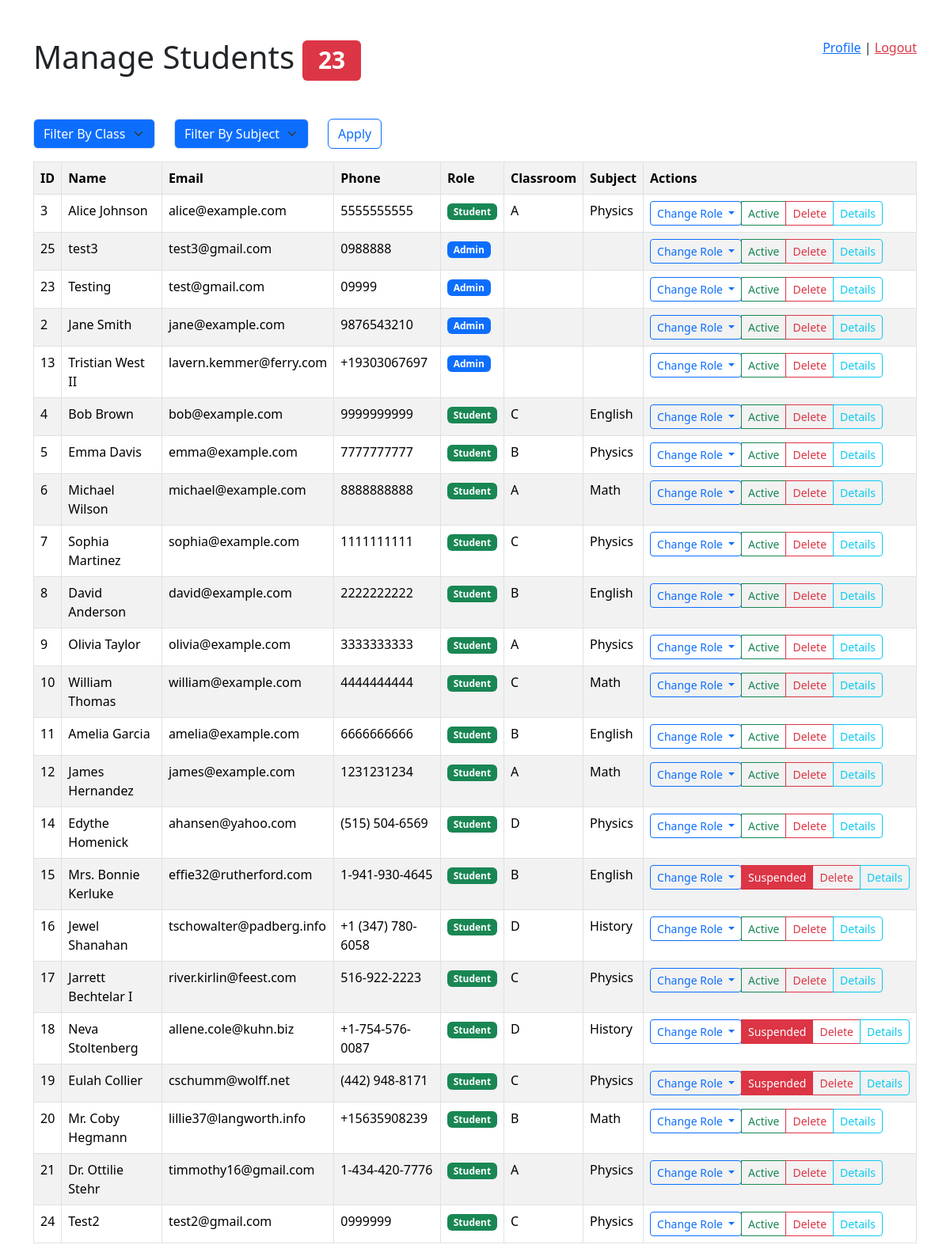
/project/admin.php (signed in), run on the app's committed database.
### tables this page shows
CREATE TABLE `users` (
  `id` int(10) NOT NULL,
  `name` varchar(255) NOT NULL,
  `age` int(10) UNSIGNED DEFAULT NULL,
  `photo` text DEFAULT NULL,
  `gender` enum('Male','Female','Others') NOT NULL,
  `address` text DEFAULT NULL,
  `class_id` int(11) DEFAULT NULL,
  `subject_id` int(11) DEFAULT NULL,
  `role_id` int(11) NOT NULL DEFAULT 1,
  `email` varchar(255) NOT NULL,
  `phone` varchar(255) NOT NULL,
  `password` varchar(255) NOT NULL,
  `suspended` int(11) DEFAULT 0,
  `created_at` datetime DEFAULT NULL,
  `updated_at` datetime DEFAULT NULL
);

CREATE TABLE `roles` (
  `id` int(11) NOT NULL,
  `name` varchar(255) NOT NULL,
  `value` int(11) NOT NULL
);

CREATE TABLE `classes` (
  `id` int(11) NOT NULL,
  `name` varchar(255) NOT NULL,
  `value` int(11) NOT NULL
);

CREATE TABLE `subjects` (
  `id` int(11) NOT NULL,
  `name` varchar(255) NOT NULL,
  `value` int(11) NOT NULL
);

### project/_classes/Helpers/Auth.php (called while the page is built, shortened)
<?php
class Auth
{
    static $loginUrl = '/index.php';
    static function check()
    {
        if (isset($_SESSION['user'])) {
            return $_SESSION['user'];
        } else {
            HTTP::redirect(static::$loginUrl);
        }
    }
}

### project/_classes/Libs/Database/MySQL.php (called while the page is built, shortened)
<?php
class MySQL
{
    private $dbhost;
    private $dbuser;
    private $dbname;
    private $dbpass;
    public function __construct(
        $dbhost = "localhost",
        $dbuser = "root",
        $dbname = "project",
        $dbpass = "",
    ) {
        $this->dbhost = $dbhost;
        $this->dbuser = $dbuser;
        $this->dbname = $dbname;
        $this->dbpass = $dbpass;
    }
    public function connect()
    {
        try {
            $this->db = new PDO(
                "mysql:host=$this->dbhost;dbname=$this->dbname",
                $this->dbuser,
                $this->dbpass,
                [
                    PDO::ATTR_ERRMODE => PDO::ERRMODE_EXCEPTION,
                    PDO::ATTR_DEFAULT_FETCH_MODE => PDO::FETCH_OBJ,
                ]
            );
            return $this->db;
        } catch (PDOException $e) {
            return $e->getMessage();
        }
    }
}

### project/_classes/Libs/Database/UsersTable.php (called while the page is built, shortened)
<?php
class UsersTable
{
    private $db = null;
    public function __construct(MySQL $db)
    {
        $this->db = $db->connect();
    }
    public function getStudentsAndAdmins($classFilter = null, $subjectFilter = null)
    {
        if ($classFilter  && $subjectFilter || empty($classFilter) && $subjectFilter  || $classFilter && empty($subjectFilter)) {
            $query = "SELECT users.*, roles.name AS role, roles.value, classes.name AS class, subjects.name AS subject
                    FROM users
                    LEFT JOIN roles ON users.role_id = roles.id
                    LEFT JOIN classes ON users.class_id = classes.id
                    LEFT JOIN subjects ON users.subject_id = subjects.id
                    WHERE (roles.id = 1 OR roles.id = 2)";
            if ($classFilter !== "") {
                $query .= " AND class_id = :class_id";
            }
            if ($subjectFilter !== "") {
                $query .= " AND subject_id = :subject_id";
            }
            $query .= " ORDER BY users.updated_at DESC";
            $statement = $this->db->prepare($query);
            if ($classFilter !== "") {
                $statement->bindParam(':class_id', $classFilter);
            }
            if ($subjectFilter !== "") {
                $statement->bindParam(':subject_id', $subjectFilter);
            }
            $statement->execute();
        } else {
            $statement = $this->db->query("
                                        SELECT users.*, roles.name AS role, roles.value, classes.name AS class, subjects.name AS subject
                                        FROM users
                                        LEFT JOIN roles ON users.role_id = roles.id
                                        LEFT JOIN classes ON users.class_id = classes.id
                                        LEFT JOIN subjects ON users.subject_id = subjects.id
                                        WHERE roles.id = 1 OR roles.id = 2
                                        ORDER BY users.updated_at DESC
                                    ");
        }
        return $statement->fetchAll();
    }
}

### project/admin.php (the view, shortened to what this page needs)
<?php
$table = new UsersTable(new MySQL());
$auth = Auth::check();
$classFilter = $_GET['class'] ?? null;
$subjectFilter = $_GET['subject'] ?? null;
$all = $auth->value > 2 ? $table->getStudentsAndAdmins($classFilter, $subjectFilter) : $table->getStudents($classFilter, $subjectFilter);
?>
<!DOCTYPE html>
<html lang="en">
<head>
    <link rel="stylesheet" href="css/bootstrap.min.css">
</head>
<body>
    <div class="container">
        <div style="float: right">
            <a href="profile.php">Profile</a> |
            <a href="_actions/logout.php" class="text-danger">Logout</a>
        </div>
        <h1 class="mt-5 mb-5">
            Manage Students
            <span class="badge bg-danger text-white">
                <?= count($all) ?>
            </span>
        </h1>
        <div class="d-flex mb-3">
            <form action="" method="GET">
                <div class=" d-flex justify-content-between">
                    <div class=" me-4">
                        <select name="class" class="form-select bg-primary text-white" aria-label="Filter by Class">
                            <option value="" selected>Filter By Class</option>
                        </select>
                    </div>
                    <div class=" me-4">
                        <select name="subject" class="form-select bg-primary text-white" aria-label="Filter by Subject">
                            <option value="" selected>Filter By Subject</option>
                        </select>
                    </div>
                    <button class=" btn btn-outline-primary" type="submit">Apply</button>
                </div>
            </form>
        </div>
        <table class="table table-striped table-bordered">
            <tr>
                <th>ID</th>
                <th>Name</th>
                <th>Email</th>
                <th>Phone</th>
                <th>Role</th>
                <th>Classroom</th>
                <th>Subject</th>
                <?php if ($auth->value > 1) : ?>
                    <th>Actions</th>
                <?php endif ?>
            </tr>
            <?php foreach ($all as $user) : ?>
                <tr>
                    <td><?= $user->id ?></td>
                    <td><?= $user->name ?></td>
                    <td><?= $user->email ?></td>
                    <td><?= $user->phone ?></td>
                    <td>
                        <?php if ($user->value === 1) : ?>
                            <span class="badge bg-success">
                                <?= $user->role ?>
                            </span>
                        <?php elseif ($user->value === 2) : ?>
                            <span class="badge bg-primary">
                                <?= $user->role ?>
                            </span>
                        <?php else : ?>
                            <span class="badge bg-secondary">
                                <?= $user->role ?>
                            </span>
                        <?php endif ?>
                    </td>
                    <td>
                        <?php if ($user->value === 1) : ?>
                            <?= $user->class ?>
                        <?php endif ?>
                    </td>
                    <td>
                        <?php if ($user->value === 1) : ?>
                            <?= $user->subject ?>
                        <?php endif ?>
                    </td>
                    <?php if ($auth->value > 1) : ?>
                        <td>
                            <?php if ($user->value >= 1) : ?>
                                <div class="btn-group dropdown">
                                    <?php if ($auth->value === 3) : ?>
                                        <a href="#" class="btn btn-sm btn-outline-primary dropdown-toggle" data-bs-toggle="dropdown">
                                            Change Role
                                        </a>
                                    <?php endif ?>
                                    <?php if ($user->suspended) : ?>
                                        <a href="_actions/unsuspend.php?id=<?= $user->id ?>" class="btn btn-sm btn-danger">Suspended</a>
                                    <?php else : ?>
                                        <a href="_actions/suspend.php?id=<?= $user->id ?>" class="btn btn-sm btn-outline-success">Active</a>
                                    <?php endif ?>
                                    <?php if ($user->id !== $auth->id) : ?>
                                        <a href="_actions/delete.php?id=<?= $user->id ?>" class="btn btn-sm btn-outline-danger" onClick="return confirm('Are you sure?')">Delete</a>
                                    <?php endif ?>
                                    <?php if ($user->id !== $auth->id) : ?>
                                        <a href="profile.php?id=<?= $user->id ?>" class="btn btn-sm btn-outline-info">Details</a>
                                    <?php endif ?>
                                </div>
                            <?php endif ?>
                        </td>
                    <?php endif ?>
                </tr>
            <?php endforeach ?>
        </table>
    </div>
</body>
</html>

### data on the page
users: id "3", name "Alice Johnson", email "alice@example.com", phone "5555555555", role.name "Student", class.name "A", subject.name "Physics"
users: id "25", name "test3", email "test3@gmail.com", phone "0988888", role.name "Admin"
users: id "23", name "Testing", email "test@gmail.com", phone "09999", role.name "Admin"
users: id "2", name "Jane Smith", email "jane@example.com", phone "9876543210", role.name "Admin"
users: id "13", name "Tristian West II", email "lavern.kemmer@ferry.com", phone "+19303067697", role.name "Admin"
users: id "4", name "Bob Brown", email "bob@example.com", phone "9999999999", role.name "Student", class.name "C", subject.name "English"
users: id "5", name "Emma Davis", email "emma@example.com", phone "7777777777", role.name "Student", class.name "B", subject.name "Physics"
users: id "6", name "Michael Wilson", email "michael@example.com", phone "8888888888", role.name "Student", class.name "A", subject.name "Math"
users: id "7", name "Sophia Martinez", email "sophia@example.com", phone "1111111111", role.name "Student", class.name "C", subject.name "Physics"
users: id "8", name "David Anderson", email "david@example.com", phone "2222222222", role.name "Student", class.name "B", subject.name "English"
users: id "9", name "Olivia Taylor", email "olivia@example.com", phone "3333333333", role.name "Student", class.name "A", subject.name "Physics"
users: id "10", name "William Thomas", email "william@example.com", phone "4444444444", role.name "Student", class.name "C", subject.name "Math"
users: id "11", name "Amelia Garcia", email "amelia@example.com", phone "6666666666", role.name "Student", class.name "B", subject.name "English"
users: id "12", name "James Hernandez", email "james@example.com", phone "1231231234", role.name "Student", class.name "A", subject.name "Math"
users: id "14", name "Edythe Homenick", email "ahansen@yahoo.com", phone "(515) 504-6569", role.name "Student", class.name "D", subject.name "Physics"
users: id "15", name "Mrs. Bonnie Kerluke", email "effie32@rutherford.com", phone "1-941-930-4645", role.name "Student", class.name "B", subject.name "English"
users: id "16", name "Jewel Shanahan", email "tschowalter@padberg.info", phone "+1 (347) 780-6058", role.name "Student", class.name "D", subject.name "History"
users: id "17", name "Jarrett Bechtelar I", email "river.kirlin@feest.com", phone "516-922-2223", role.name "Student", class.name "C", subject.name "Physics"
users: id "18", name "Neva Stoltenberg", email "allene.cole@kuhn.biz", phone "+1-754-576-0087", role.name "Student", class.name "D", subject.name "History"
users: id "19", name "Eulah Collier", email "cschumm@wolff.net", phone "(442) 948-8171", role.name "Student", class.name "C", subject.name "Physics"
users: id "20", name "Mr. Coby Hegmann", email "lillie37@langworth.info", phone "+15635908239", role.name "Student", class.name "B", subject.name "Math"
users: id "21", name "Dr. Ottilie Stehr", email "timmothy16@gmail.com", phone "1-434-420-7776", role.name "Student", class.name "A", subject.name "Physics"
users: id "24", name "Test2", email "test2@gmail.com", phone "0999999", role.name "Student", class.name "C", subject.name "Physics"

### other printed values
count($all) "23"
